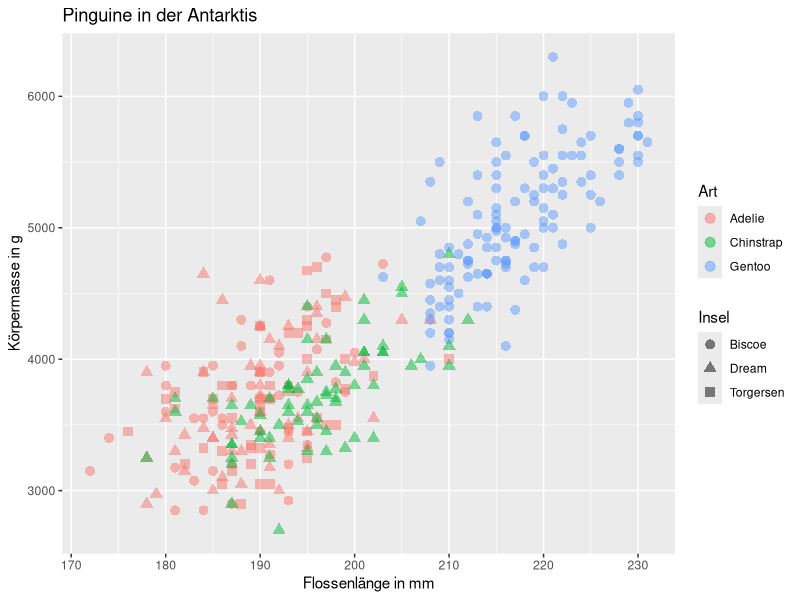
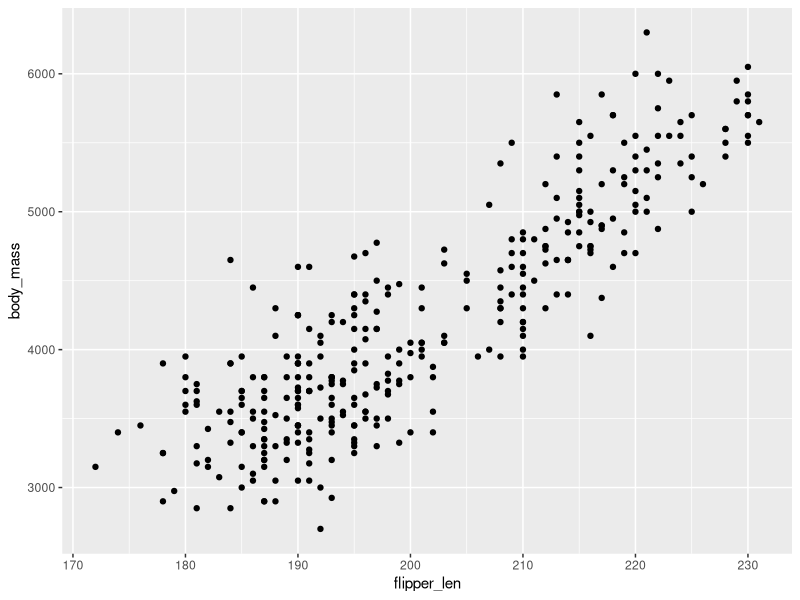

R code for these plots, in order:
## ---- chunk 1
#| include: false
library(tidyverse)
d_pinguine <- penguins
## ---- chunk 2
ggplot(data = d_pinguine) +
  geom_point(
    mapping = aes(x = flipper_len, y = body_mass, color = species, shape = island),
    size = 3,
    alpha = 0.5
  ) +
  labs(
    x = "Flossenlänge in mm",
    y = "Körpermasse in g",
    color = "Art",
    shape = "Insel",
    title = "Pinguine in der Antarktis"
  )
## ---- chunk 3
d_pinguine_vollstaendig <- drop_na(d_pinguine, flipper_len, body_mass)
ggplot(data = d_pinguine_vollstaendig) +
  geom_point(mapping = aes(x = flipper_len, y = body_mass))
